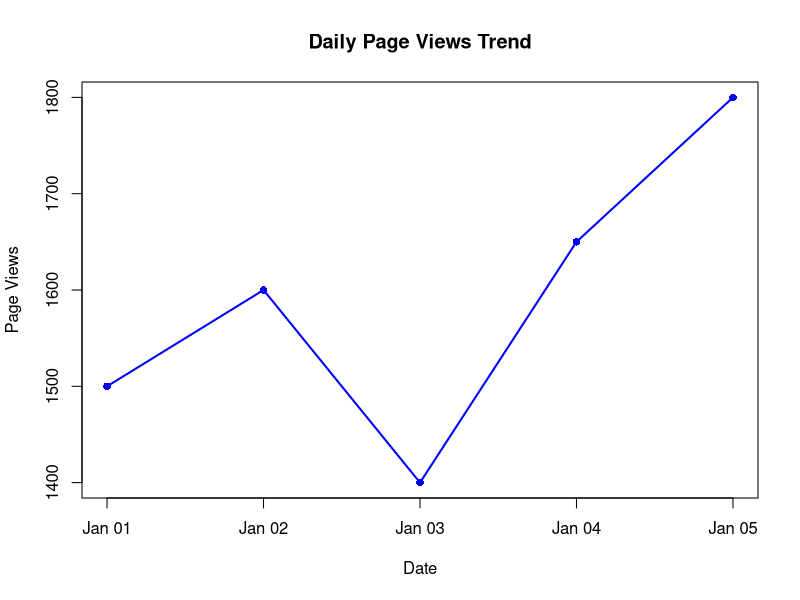
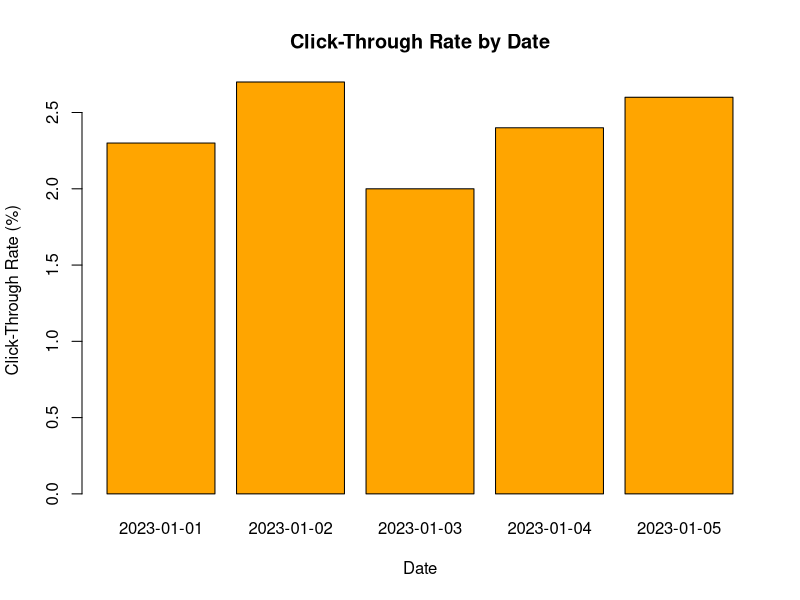
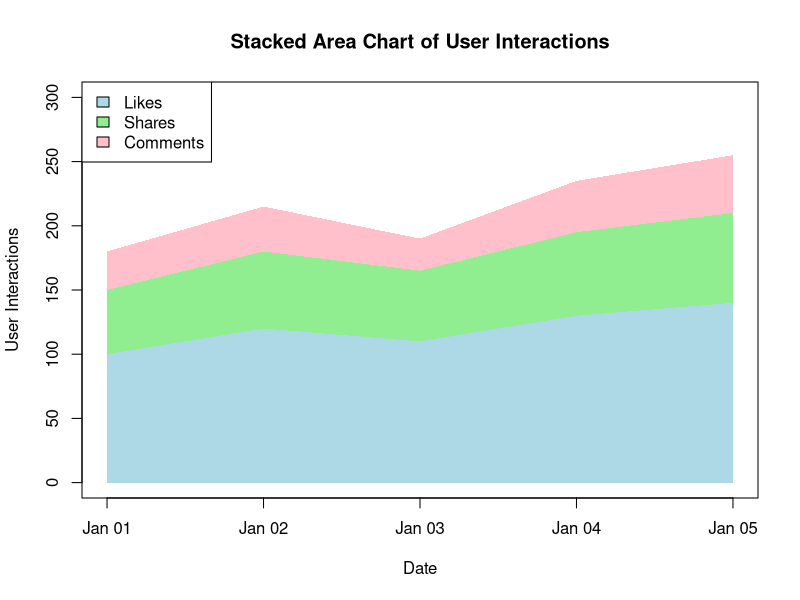

Here is the R script that generated these plots, in order:
#=========================================
# SET 5: Website Analytics
#=========================================

# Create Dataset
website <- data.frame(
  Date = as.Date(c("2023-01-01","2023-01-02","2023-01-03","2023-01-04","2023-01-05")),
  PageViews = c(1500,1600,1400,1650,1800),
  ClickThroughRate = c(2.3,2.7,2.0,2.4,2.6)
)

print(website)

#=========================================
# Task 1: Line Chart
#=========================================

plot(website$Date,
     website$PageViews,
     type = "o",
     col = "blue",
     pch = 16,
     lwd = 2,
     main = "Daily Page Views Trend",
     xlab = "Date",
     ylab = "Page Views")

#=========================================
# Task 2: Bar Chart
#=========================================

barplot(website$ClickThroughRate,
        names.arg = website$Date,
        col = "orange",
        main = "Click-Through Rate by Date",
        xlab = "Date",
        ylab = "Click-Through Rate (%)")

#=========================================
# Task 3: Stacked Area Chart
#=========================================

# Sample user interaction data
likes <- c(100,120,110,130,140)
shares <- c(50,60,55,65,70)
comments <- c(30,35,25,40,45)

interaction <- rbind(likes, shares, comments)

# Stacked Area Chart
plot(website$Date,
     likes,
     type = "n",
     ylim = c(0,300),
     xlab = "Date",
     ylab = "User Interactions",
     main = "Stacked Area Chart of User Interactions")

polygon(c(website$Date, rev(website$Date)),
        c(rep(0,5), rev(likes)),
        col = "lightblue",
        border = NA)

polygon(c(website$Date, rev(website$Date)),
        c(likes, rev(likes + shares)),
        col = "lightgreen",
        border = NA)

polygon(c(website$Date, rev(website$Date)),
        c(likes + shares, rev(likes + shares + comments)),
        col = "pink",
        border = NA)

legend("topleft",
       legend = c("Likes","Shares","Comments"),
       fill = c("lightblue","lightgreen","pink"))

#=========================================
# Task 4: Save Dataset for Tableau
#=========================================

write.csv(website, "website_traffic.csv", row.names = FALSE)

cat("\nDataset saved as website_traffic.csv\n")
cat("Import this file into Tableau.\n")
cat("Create a Line Chart and Bar Chart, then add both to a Dashboard.\n")
